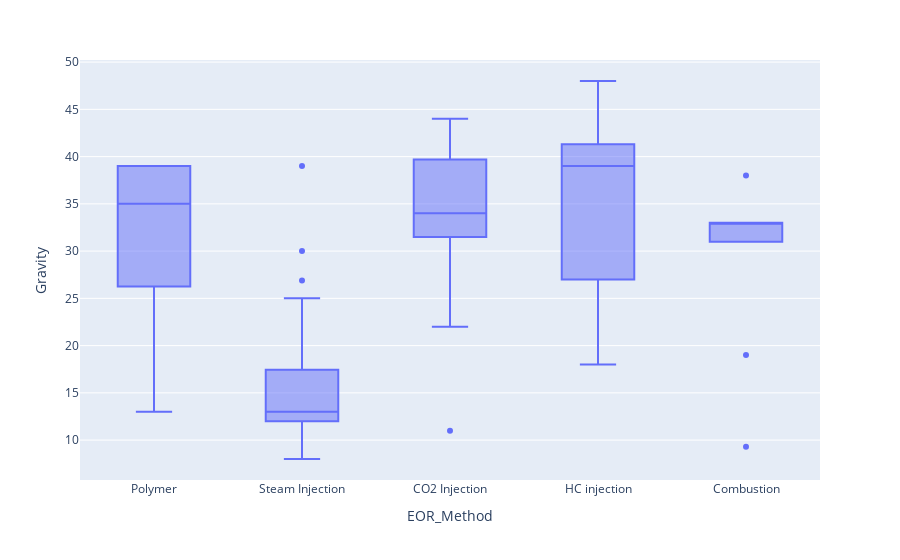

Write notebook code for a chart like this one.
### Code cell
px.box(data, x="EOR_Method", y="Gravity")

### Figure 1 — Plotly figure (JSON) as saved in the notebook; plotly's stock layout.template omitted (floating-point values rounded to 4 significant figures; data arrays with more than 128 entries replaced by an {"elided": "..."} marker saying what was removed)
{"data": [{"alignmentgroup": "True", "hovertemplate": "EOR_Method=%{x}<br>Gravity=%{y}<extra></extra>", "legendgroup": "", "marker": {"color": "#636efa"}, "name": "", "notched": false, "offsetgroup": "", "orientation": "v", "showlegend": false, "type": "box", "x": {"elided": "203 str values"}, "x0": " ", "xaxis": "x", "y": {"elided": "203 float values"}, "y0": " ", "yaxis": "y"}], "layout": {"boxmode": "group", "legend": {"tracegroupgap": 0}, "margin": {"t": 60}, "xaxis": {"anchor": "y", "domain": [0, 1], "title": {"text": "EOR_Method"}}, "yaxis": {"anchor": "x", "domain": [0, 1], "title": {"text": "Gravity"}}}}
